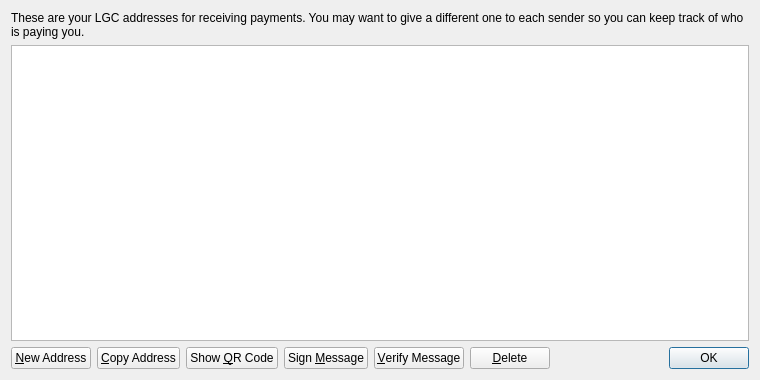
<?xml version="1.0" encoding="UTF-8"?>
<ui version="4.0">
 <class>AddressBookPage</class>
 <widget class="QWidget" name="AddressBookPage">
  <property name="geometry">
   <rect>
    <x>0</x>
    <y>0</y>
    <width>760</width>
    <height>380</height>
   </rect>
  </property>
  <property name="windowTitle">
   <string>Address Book</string>
  </property>
  <layout class="QVBoxLayout" name="verticalLayout">
   <item>
    <widget class="QLabel" name="labelExplanation">
     <property name="text">
      <string>These are your LGC addresses for receiving payments. You may want to give a different one to each sender so you can keep track of who is paying you.</string>
     </property>
     <property name="textFormat">
      <enum>Qt::PlainText</enum>
     </property>
     <property name="wordWrap">
      <bool>true</bool>
     </property>
    </widget>
   </item>
   <item>
    <widget class="QTableView" name="tableView">
     <property name="contextMenuPolicy">
      <enum>Qt::CustomContextMenu</enum>
     </property>
     <property name="toolTip">
      <string>Double-click to edit address or label</string>
     </property>
     <property name="tabKeyNavigation">
      <bool>false</bool>
     </property>
     <property name="selectionMode">
      <enum>QAbstractItemView::SingleSelection</enum>
     </property>
     <property name="selectionBehavior">
      <enum>QAbstractItemView::SelectRows</enum>
     </property>
     <property name="sortingEnabled">
      <bool>true</bool>
     </property>
     <attribute name="verticalHeaderVisible">
      <bool>false</bool>
     </attribute>
    </widget>
   </item>
   <item>
    <layout class="QHBoxLayout" name="horizontalLayout">
     <item>
      <widget class="QPushButton" name="newAddressButton">
       <property name="toolTip">
        <string>Create a new address</string>
       </property>
       <property name="text">
        <string>&amp;New Address</string>
       </property>
      </widget>
     </item>
     <item>
      <widget class="QPushButton" name="copyToClipboard">
       <property name="toolTip">
        <string>Copy the currently selected address to the system clipboard</string>
       </property>
       <property name="text">
        <string>&amp;Copy Address</string>
       </property>
      </widget>
     </item>
     <item>
      <widget class="QPushButton" name="showQRCode">
       <property name="text">
        <string>Show &amp;QR Code</string>
       </property>
      </widget>
     </item>
     <item>
      <widget class="QPushButton" name="signMessage">
       <property name="toolTip">
        <string>Sign a message to prove you own a LGC address</string>
       </property>
       <property name="text">
        <string>Sign &amp;Message</string>
       </property>
      </widget>
     </item>
     <item>
      <widget class="QPushButton" name="verifyMessage">
       <property name="toolTip">
        <string>Verify a message to ensure it was signed with a specified LGC address</string>
       </property>
       <property name="text">
        <string>&amp;Verify Message</string>
       </property>
      </widget>
     </item>
     <item>
      <widget class="QPushButton" name="deleteButton">
       <property name="toolTip">
        <string>Delete the currently selected address from the list</string>
       </property>
       <property name="text">
        <string>&amp;Delete</string>
       </property>
      </widget>
     </item>
     <item>
      <spacer name="horizontalSpacer">
       <property name="orientation">
        <enum>Qt::Horizontal</enum>
       </property>
       <property name="sizeHint" stdset="0">
        <size>
         <width>40</width>
         <height>20</height>
        </size>
       </property>
      </spacer>
     </item>
     <item>
      <widget class="QDialogButtonBox" name="buttonBox">
       <property name="sizePolicy">
        <sizepolicy hsizetype="Maximum" vsizetype="Fixed">
         <horstretch>0</horstretch>
         <verstretch>0</verstretch>
        </sizepolicy>
       </property>
       <property name="standardButtons">
        <set>QDialogButtonBox::Ok</set>
       </property>
      </widget>
     </item>
    </layout>
   </item>
  </layout>
 </widget>
 <resources>
  <include location="../bitcoin.qrc"/>
 </resources>
 <connections/>
</ui>
